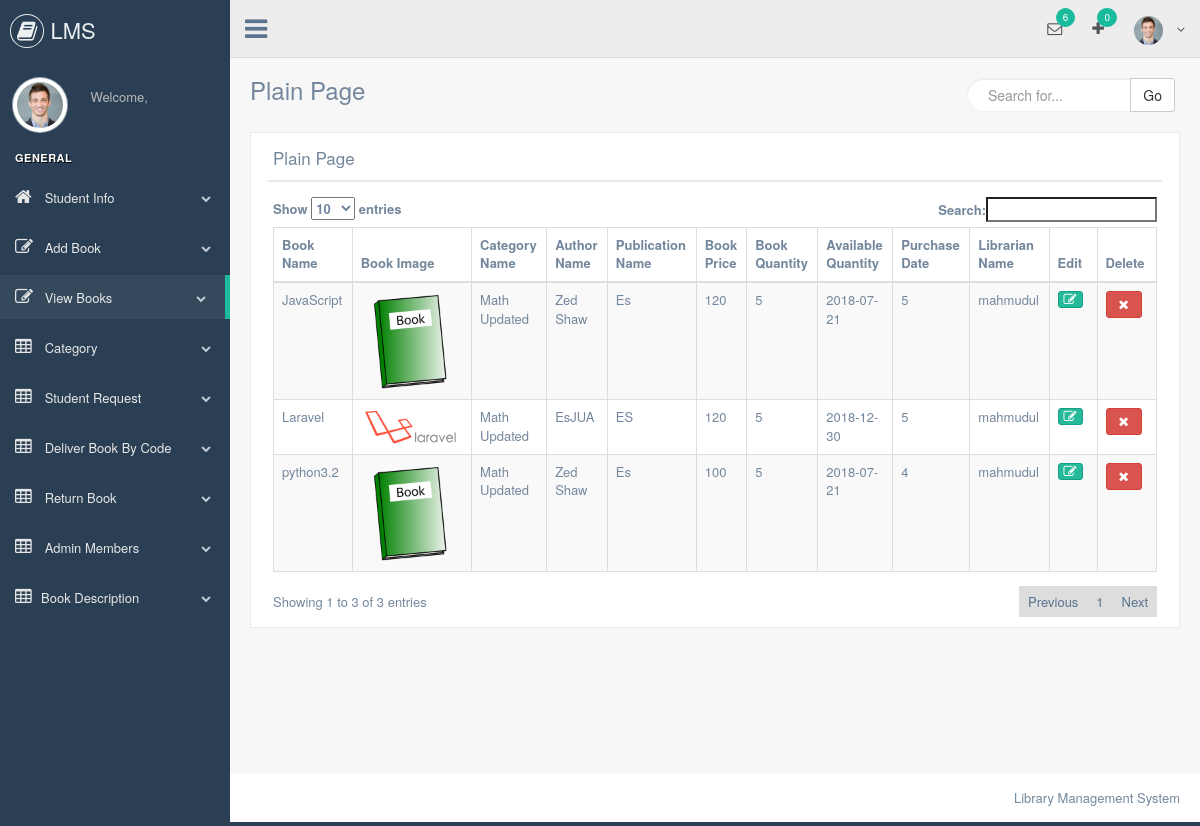
Page /librarian/books.php on the committed database.
### tables this page shows
CREATE TABLE `add_books` (
  `id` int(11) NOT NULL,
  `book_name` varchar(255) NOT NULL,
  `book_image` varchar(255) NOT NULL,
  `category_id` int(11) NOT NULL,
  `author_name` varchar(255) NOT NULL,
  `publication_name` varchar(255) NOT NULL,
  `book_price` varchar(50) NOT NULL,
  `book_qty` varchar(255) NOT NULL,
  `avialable_qty` varchar(255) NOT NULL,
  `purchase_date` date NOT NULL,
  `librarian_user_name` varchar(255) NOT NULL,
  `librarian_id` int(11) NOT NULL
);

CREATE TABLE `book_category` (
  `id` int(11) NOT NULL,
  `category_name` varchar(255) NOT NULL
);

### librarian/classes/Book.php (called while the page is built, shortened)
<?php
$filepath=realpath(dirname(__FILE__));
include_once ($filepath.'/../../lib/Database.php') ;
 class Book
 {
	    private $db;
		public function __construct()
		{
		  $this->db=new Database();
		}
		public function get_all_book()
		{
		  $query="SELECT add_books.*,
		          book_category.category_name
		          FROM add_books
		          INNER JOIN book_category
		          on add_books.category_id = book_category.id
		          order by add_books.id asc";
		   $result=$this->db->select($query);
		   return $result;
		}
		public function getRequestBook(){
           $query = "SELECT request_book.request_date,request_book.id as rId,request_book.status,add_books.*,
                    add_books.id as bId,
                    student_registration.*
                    FROM request_book
                    INNER JOIN add_books  ON add_books.id = request_book.book_id
                    INNER JOIN student_registration  ON student_registration.id  = request_book.user_id
                    WHERE request_book.status=0";
            $result = $this->db->select($query);
            return $result;
		}
	    public function countRequest(){
          if ($this->getRequestBook() !== false) {
          	 $count = mysqli_num_rows($this->getRequestBook());
          	 if ($count) {
          	 	return $count;
          	 }
          }else{
          	return 0;
          }
	    }
}

### lib/Database.php (called while the page is built, shortened)
<?php
Class Database{
 public $host   = DB_HOST;
 public $user   = DB_USER;
 public $pass   = DB_PASS;
 public $dbname = DB_NAME;
 public $link;
private function connectDB(){
 $this->link = new mysqli($this->host, $this->user, $this->pass,
  $this->dbname);
 }
public function select($query){
  $result = $this->link->query($query) or
   die($this->link->error.__LINE__);
  if($result->num_rows > 0){
    return $result;
  } else {
    return false;
  }
 }
}

### librarian/inc/include.php (called while the page is built, shortened)
<?php
include '../lib/Database.php' ;
$bk = new Book();
?>

### librarian/books.php (the view)
<?php include 'inc/header.php'; ?>
        <div class="right_col" role="main">
            <div class="">
                <div class="page-title">
                    <div class="title_left">
                        <h3>Plain Page</h3>
                    </div>
                   <?php include 'inc/search.php'; ?>
                </div>
                <div class="clearfix"></div>
                <div class="row" style="min-height:500px">
                    <div class="col-md-12 col-sm-12 col-xs-12">
                        <div class="x_panel">
                            <div class="x_title">
                                <h2>Plain Page</h2>
                                <div class="clearfix"></div>
                            </div>
                            <div class="x_content">
                                <table id="example" class="table table-striped table-bordered col-md-12" style="width:100%">
                                    <thead>
                                        <tr>
                                            <th>Book Name</th>
                                            <th>Book Image</th>
                                            <th>Category Name</th>
                                            <th>Author Name</th>
                                            <th>Publication Name</th>
                                            <th>Book Price</th>
                                            <th>Book Quantity</th>
                                            <th>Available Quantity</th>
                                            <th>Purchase Date</th>
                                            <th>Librarian Name</th>
                                            <th>Edit</th>
                                            <th>Delete</th>
                                         </tr>
                                    </thead>
                                    <tbody>
                                        <?php
                                        $result=$bk->get_all_book();
                                        if($result)
                                        {
                                            while($value=$result->fetch_assoc()) {
                                        ?>
                                        <tr>
                                            <td><?php echo $value['book_name']; ?></td>
                                            <td><img src="<?php echo $value['book_image'] ;?>" width="100px" alt=""></td>
                                            <td><?php echo $value['category_name']; ?></td>
                                            <td><?php echo $value['author_name'] ;?></td>
                                            <td><?php echo $value['publication_name'] ;?></td>
                                            <td><?php echo $value['book_price'] ;?></td>
                                            <td><?php echo $value['book_qty'] ;?></td>
                                            <td><?php echo $value['purchase_date'] ;?></td>
                                            <td><?php echo $value['avialable_qty'] ;?></td>
                                            <td><?php echo $value['librarian_user_name']; ?></td>
                                            <td>
                                                <a href="edit_book.php?id=<?php echo $value['id'] ;?>" class="btn btn-success btn-xs fa fa-edit"></a>
                                            </td>
                                            <td>
                                                <a onclick="return confirm('Are You Sure');" href="delete_book.php?id=<?php echo $value['id'] ;?>" class="btn btn-danger fa fa-remove"></a>
                                            </td>
                                        </tr>
                                    <?php } } ?>
                                    </tbody>
                                </table>
                            </div>
                        </div>
                    </div>
                </div>
            </div>
        </div>
<?php include 'inc/footer.php'; ?>

### librarian/inc/header.php (shortened to what this page needs)
<?php include 'include.php'; ?>
<!DOCTYPE html>
<html lang="en">
<head>
    <link href="css/bootstrap.min.css" rel="stylesheet">
    <link href="css/font-awesome.min.css" rel="stylesheet">
    <link href="css/nprogress.css" rel="stylesheet">
    <link href="css/custom.min.css" rel="stylesheet">
    <link rel="stylesheet" type="text/css" href="https://cdn.datatables.net/1.10.19/css/dataTables.bootstrap.min.css">
</head>
<body class="nav-md">
<div class="container body">
    <div class="main_container">
        <div class="col-md-3 left_col">
            <div class="left_col scroll-view">
                <div class="navbar nav_title" style="border: 0;">
                    <a href="#" class="site_title"><i class="fa fa-book"></i> <span>LMS</span></a>
                </div>
                <div class="profile clearfix">
                    <div class="profile_pic">
                        <img src="images/img.jpg" alt="..." class="img-circle profile_img">
                    </div>
                    <div class="profile_info">
                        <span>Welcome,</span>
                    </div>
                    <div class="clearfix"></div>
                </div>
                <br/>
                <div id="sidebar-menu" class="main_menu_side hidden-print main_menu">
                    <div class="menu_section">
                        <h3>General</h3>
                        <ul class="nav side-menu">
                            <li><a href="student_info.php"><i class="fa fa-home"></i> Student Info <span class="fa fa-chevron-down"></span></a>
                            </li>
                            <li><a href="add_book.php"><i class="fa fa-edit"></i> Add Book <span class="fa fa-chevron-down"></span></a>
                            </li>
                            <li><a href="books.php"><i class="fa fa-edit"></i> View Books <span class="fa fa-chevron-down"></span></a>
                            <li><a href="category.php"><i class="fa fa-table"></i> Category <span class="fa fa-chevron-down"></span></a>
                            <li><a href="student_request.php"><i class="fa fa-table"></i> Student Request <span class="fa fa-chevron-down"></span></a>
                           <li><a href="delivery_book_by_code.php"><i class="fa fa-table"></i> Deliver Book By Code <span class="fa fa-chevron-down"></span></a>
                            <li><a href="take_book_by_code.php"><i class="fa fa-table"></i> Return Book <span class="fa fa-chevron-down"></span></a>
                            <li><a href="admin.php"><i class="fa fa-table"></i> Admin Members <span class="fa fa-chevron-down"></span></a>
                             <li><a href="book_description.php"><i class="fa fa-table"></i>Book Description<span class="fa fa-chevron-down"></span></a>
                        </ul>
                    </div>
                </div>
            </div>
        </div>
        <div class="top_nav">
            <div class="nav_menu">
                <nav>
                    <div class="nav toggle">
                        <a id="menu_toggle"><i class="fa fa-bars"></i></a>
                    </div>
                    <ul class="nav navbar-nav navbar-right">
                        <li class="">
                            <a href="javascript:;" class="user-profile dropdown-toggle" data-toggle="dropdown"
                               aria-expanded="false">
                                <img src="images/img.jpg" alt=""><?php echo Session::get('username'); ?>
                                <span class=" fa fa-angle-down"></span>
                            </a>
                        </li>
                        <li role="presentation" class="dropdown">
                            <a href="javascript:;" class="dropdown-toggle info-number" data-toggle="dropdown"
                               aria-expanded="false">
                                <i class="fa fa-plus" title="Book Request"></i>
                                <span class="badge bg-green"><?php echo $bk->countRequest(); ?></span>
                            </a>
                        </li>
                        <li role="presentation" class="dropdown">
                            <a href="javascript:;" class="dropdown-toggle info-number" data-toggle="dropdown"
                               aria-expanded="false">
                                <i class="fa fa-envelope-o"></i>
                                <span class="badge bg-green">6</span>
                            </a>
                        </li>
                    </ul>
                </nav>
            </div>
        </div>

### librarian/inc/search.php
<div class="title_right">
	<div class="col-md-5 col-sm-5 col-xs-12 form-group pull-right top_search">
	    <form action="search_result.php" method="GET">
	    	<div class="input-group">
	        <input type="text" class="form-control" name="key_word" placeholder="Search for...">
			<span class="input-group-btn">
			<input type="submit" name="search" value="Go" class="btn btn-default">
			</span>
	    </div>
	    </form>
	</div>
</div>

### librarian/inc/footer.php (shortened to what this page needs)
<footer>
    <div class="pull-right">
        Library Management System
    </div>
    <div class="clearfix"></div>
</footer>
</div>
</div>
</body>
</html>

### rows in the picture
add_books: book_name "python3.2", book_image (picture), book_category.category_name "Math Updated", author_name "Zed Shaw", publication_name "Es", book_price "100", book_qty "5", purchase_date "2018-07-21", avialable_qty "4", librarian_user_name "mahmudul"
add_books: book_name "JavaScript", book_image (picture), book_category.category_name "Math Updated", author_name "Zed Shaw", publication_name "Es", book_price "120", book_qty "5", purchase_date "2018-07-21", avialable_qty "5", librarian_user_name "mahmudul"
add_books: book_name "Laravel", book_image (picture), book_category.category_name "Math Updated", author_name "EsJUA", publication_name "ES", book_price "120", book_qty "5", purchase_date "2018-12-30", avialable_qty "5", librarian_user_name "mahmudul"

### other values in the picture
$bk->countRequest() "0"
